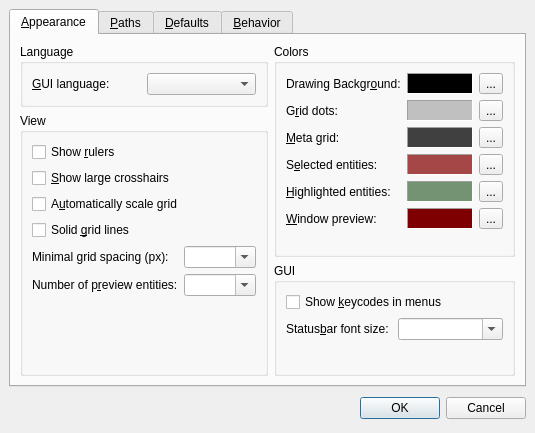
<ui version="4.0" >
 <class>QG_DlgOptionsGeneral</class>
 <widget class="QDialog" name="QG_DlgOptionsGeneral" >
  <property name="geometry" >
   <rect>
    <x>0</x>
    <y>0</y>
    <width>525</width>
    <height>433</height>
   </rect>
  </property>
  <property name="windowTitle" >
   <string>Application Preferences</string>
  </property>
  <layout class="QVBoxLayout" >
   <property name="spacing" >
    <number>6</number>
   </property>
   <property name="leftMargin" >
    <number>9</number>
   </property>
   <property name="topMargin" >
    <number>9</number>
   </property>
   <property name="rightMargin" >
    <number>9</number>
   </property>
   <property name="bottomMargin" >
    <number>9</number>
   </property>
   <item>
    <widget class="QTabWidget" name="tabWidget" >
     <property name="currentIndex" >
      <number>0</number>
     </property>
     <widget class="QWidget" name="tab" >
      <attribute name="title" >
       <string>&amp;Appearance</string>
      </attribute>
      <layout class="QHBoxLayout" >
       <item>
        <layout class="QVBoxLayout" >
         <item>
          <widget class="QGroupBox" name="gbLanguage" >
           <property name="title" >
            <string>Language</string>
           </property>
           <layout class="QHBoxLayout" >
            <item>
             <widget class="QLabel" name="lLanguage" >
              <property name="text" >
               <string>&amp;GUI language:</string>
              </property>
              <property name="buddy" >
               <cstring>cbLanguage</cstring>
              </property>
             </widget>
            </item>
            <item>
             <widget class="QComboBox" name="cbLanguage" />
            </item>
           </layout>
          </widget>
         </item>
         <item>
          <widget class="QGroupBox" name="gbGraphicView" >
           <property name="title" >
            <string>View</string>
           </property>
           <layout class="QVBoxLayout" >
            <property name="spacing" >
             <number>6</number>
            </property>
            <property name="leftMargin" >
             <number>9</number>
            </property>
            <property name="topMargin" >
             <number>9</number>
            </property>
            <property name="rightMargin" >
             <number>9</number>
            </property>
            <property name="bottomMargin" >
             <number>9</number>
            </property>
            <item>
             <widget class="QCheckBox" name="cbShowRulers" >
              <property name="text" >
               <string>Show &amp;rulers</string>
              </property>
             </widget>
            </item>
            <item>
             <widget class="QCheckBox" name="cbShowCrosshairs" >
              <property name="text" >
               <string>&amp;Show large crosshairs</string>
              </property>
             </widget>
            </item>
            <item>
             <widget class="QCheckBox" name="cbScaleGrid" >
              <property name="text" >
               <string>A&amp;utomatically scale grid</string>
              </property>
             </widget>
            </item>
            <item>
             <widget class="QCheckBox" name="cbSolidGridLines" >
              <property name="text" >
               <string>Solid &amp;grid lines</string>
              </property>
             </widget>
            </item>
            <item>
             <layout class="QGridLayout" >
              <property name="leftMargin" >
               <number>0</number>
              </property>
              <property name="topMargin" >
               <number>0</number>
              </property>
              <property name="rightMargin" >
               <number>0</number>
              </property>
              <property name="bottomMargin" >
               <number>0</number>
              </property>
              <property name="horizontalSpacing" >
               <number>6</number>
              </property>
              <property name="verticalSpacing" >
               <number>6</number>
              </property>
              <item row="0" column="1" >
               <widget class="QComboBox" name="cbMinGridSpacing" >
                <property name="editable" >
                 <bool>true</bool>
                </property>
               </widget>
              </item>
              <item row="1" column="0" >
               <widget class="QLabel" name="lMaxPreview" >
                <property name="text" >
                 <string>Number of p&amp;review entities:</string>
                </property>
                <property name="buddy" >
                 <cstring>cbMaxPreview</cstring>
                </property>
               </widget>
              </item>
              <item row="0" column="0" >
               <widget class="QLabel" name="lMinGridSpacing" >
                <property name="text" >
                 <string>Minimal grid spacing (px):</string>
                </property>
                <property name="buddy" >
                 <cstring>cbMinGridSpacing</cstring>
                </property>
               </widget>
              </item>
              <item row="1" column="1" >
               <widget class="QComboBox" name="cbMaxPreview" >
                <property name="editable" >
                 <bool>true</bool>
                </property>
               </widget>
              </item>
             </layout>
            </item>
            <item>
             <spacer>
              <property name="orientation" >
               <enum>Qt::Vertical</enum>
              </property>
              <property name="sizeHint" >
               <size>
                <width>20</width>
                <height>21</height>
               </size>
              </property>
             </spacer>
            </item>
           </layout>
          </widget>
         </item>
        </layout>
       </item>
       <item>
        <layout class="QVBoxLayout" >
         <item>
          <widget class="QGroupBox" name="gbColors" >
           <property name="title" >
            <string>Colors</string>
           </property>
           <layout class="QVBoxLayout" >
            <item>
             <layout class="QGridLayout" >
              <item row="0" column="0" >
               <widget class="QLabel" name="lBackgroundColor" >
                <property name="text" >
                 <string>Drawing Backgr&amp;ound:</string>
                </property>
                <property name="buddy" >
                 <cstring>tbBackgroundColor</cstring>
                </property>
               </widget>
              </item>
              <item row="0" column="1" >
               <widget class="QLabel" name="lBackgroundColorPreview" >
                <property name="palette" >
                 <palette>
                  <active>
                   <colorrole role="Base" >
                    <brush brushstyle="SolidPattern" >
                     <color alpha="255" >
                      <red>255</red>
                      <green>255</green>
                      <blue>255</blue>
                     </color>
                    </brush>
                   </colorrole>
                   <colorrole role="Window" >
                    <brush brushstyle="SolidPattern" >
                     <color alpha="255" >
                      <red>0</red>
                      <green>0</green>
                      <blue>0</blue>
                     </color>
                    </brush>
                   </colorrole>
                  </active>
                  <inactive>
                   <colorrole role="Base" >
                    <brush brushstyle="SolidPattern" >
                     <color alpha="255" >
                      <red>255</red>
                      <green>255</green>
                      <blue>255</blue>
                     </color>
                    </brush>
                   </colorrole>
                   <colorrole role="Window" >
                    <brush brushstyle="SolidPattern" >
                     <color alpha="255" >
                      <red>0</red>
                      <green>0</green>
                      <blue>0</blue>
                     </color>
                    </brush>
                   </colorrole>
                  </inactive>
                  <disabled>
                   <colorrole role="Base" >
                    <brush brushstyle="SolidPattern" >
                     <color alpha="255" >
                      <red>0</red>
                      <green>0</green>
                      <blue>0</blue>
                     </color>
                    </brush>
                   </colorrole>
                   <colorrole role="Window" >
                    <brush brushstyle="SolidPattern" >
                     <color alpha="255" >
                      <red>0</red>
                      <green>0</green>
                      <blue>0</blue>
                     </color>
                    </brush>
                   </colorrole>
                  </disabled>
                 </palette>
                </property>
                <property name="mouseTracking" >
                 <bool>true</bool>
                </property>
                <property name="autoFillBackground" >
                 <bool>true</bool>
                </property>
                <property name="frameShape" >
                 <enum>QFrame::Panel</enum>
                </property>
                <property name="frameShadow" >
                 <enum>QFrame::Sunken</enum>
                </property>
               </widget>
              </item>
              <item row="0" column="2" >
               <widget class="QToolButton" name="tbBackgroundColor" >
                <property name="toolTip" >
                 <string>Open color dialog</string>
                </property>
                <property name="text" >
                 <string>...</string>
                </property>
               </widget>
              </item>
              <item row="1" column="0" >
               <widget class="QLabel" name="lGridColor" >
                <property name="text" >
                 <string>G&amp;rid dots:</string>
                </property>
                <property name="buddy" >
                 <cstring>tbGridColor</cstring>
                </property>
               </widget>
              </item>
              <item row="1" column="1" >
               <widget class="QLabel" name="lGridColorPreview" >
                <property name="palette" >
                 <palette>
                  <active>
                   <colorrole role="Base" >
                    <brush brushstyle="SolidPattern" >
                     <color alpha="255" >
                      <red>255</red>
                      <green>255</green>
                      <blue>255</blue>
                     </color>
                    </brush>
                   </colorrole>
                   <colorrole role="Window" >
                    <brush brushstyle="SolidPattern" >
                     <color alpha="255" >
                      <red>192</red>
                      <green>192</green>
                      <blue>192</blue>
                     </color>
                    </brush>
                   </colorrole>
                  </active>
                  <inactive>
                   <colorrole role="Base" >
                    <brush brushstyle="SolidPattern" >
                     <color alpha="255" >
                      <red>255</red>
                      <green>255</green>
                      <blue>255</blue>
                     </color>
                    </brush>
                   </colorrole>
                   <colorrole role="Window" >
                    <brush brushstyle="SolidPattern" >
                     <color alpha="255" >
                      <red>192</red>
                      <green>192</green>
                      <blue>192</blue>
                     </color>
                    </brush>
                   </colorrole>
                  </inactive>
                  <disabled>
                   <colorrole role="Base" >
                    <brush brushstyle="SolidPattern" >
                     <color alpha="255" >
                      <red>192</red>
                      <green>192</green>
                      <blue>192</blue>
                     </color>
                    </brush>
                   </colorrole>
                   <colorrole role="Window" >
                    <brush brushstyle="SolidPattern" >
                     <color alpha="255" >
                      <red>192</red>
                      <green>192</green>
                      <blue>192</blue>
                     </color>
                    </brush>
                   </colorrole>
                  </disabled>
                 </palette>
                </property>
                <property name="autoFillBackground" >
                 <bool>true</bool>
                </property>
                <property name="frameShape" >
                 <enum>QFrame::Panel</enum>
                </property>
                <property name="frameShadow" >
                 <enum>QFrame::Sunken</enum>
                </property>
               </widget>
              </item>
              <item row="1" column="2" >
               <widget class="QToolButton" name="tbGridColor" >
                <property name="toolTip" >
                 <string>Open color dialog</string>
                </property>
                <property name="text" >
                 <string>...</string>
                </property>
               </widget>
              </item>
              <item row="2" column="0" >
               <widget class="QLabel" name="lMetaGridColor" >
                <property name="text" >
                 <string>&amp;Meta grid:</string>
                </property>
                <property name="buddy" >
                 <cstring>tbMetaGridColor</cstring>
                </property>
               </widget>
              </item>
              <item row="2" column="1" >
               <widget class="QLabel" name="lMetaGridColorPreview" >
                <property name="palette" >
                 <palette>
                  <active>
                   <colorrole role="Base" >
                    <brush brushstyle="SolidPattern" >
                     <color alpha="255" >
                      <red>255</red>
                      <green>255</green>
                      <blue>255</blue>
                     </color>
                    </brush>
                   </colorrole>
                   <colorrole role="Window" >
                    <brush brushstyle="SolidPattern" >
                     <color alpha="255" >
                      <red>64</red>
                      <green>64</green>
                      <blue>64</blue>
                     </color>
                    </brush>
                   </colorrole>
                  </active>
                  <inactive>
                   <colorrole role="Base" >
                    <brush brushstyle="SolidPattern" >
                     <color alpha="255" >
                      <red>255</red>
                      <green>255</green>
                      <blue>255</blue>
                     </color>
                    </brush>
                   </colorrole>
                   <colorrole role="Window" >
                    <brush brushstyle="SolidPattern" >
                     <color alpha="255" >
                      <red>64</red>
                      <green>64</green>
                      <blue>64</blue>
                     </color>
                    </brush>
                   </colorrole>
                  </inactive>
                  <disabled>
                   <colorrole role="Base" >
                    <brush brushstyle="SolidPattern" >
                     <color alpha="255" >
                      <red>64</red>
                      <green>64</green>
                      <blue>64</blue>
                     </color>
                    </brush>
                   </colorrole>
                   <colorrole role="Window" >
                    <brush brushstyle="SolidPattern" >
                     <color alpha="255" >
                      <red>64</red>
                      <green>64</green>
                      <blue>64</blue>
                     </color>
                    </brush>
                   </colorrole>
                  </disabled>
                 </palette>
                </property>
                <property name="autoFillBackground" >
                 <bool>true</bool>
                </property>
                <property name="frameShape" >
                 <enum>QFrame::Panel</enum>
                </property>
                <property name="frameShadow" >
                 <enum>QFrame::Sunken</enum>
                </property>
               </widget>
              </item>
              <item row="2" column="2" >
               <widget class="QToolButton" name="tbMetaGridColor" >
                <property name="toolTip" >
                 <string>Open color dialog</string>
                </property>
                <property name="text" >
                 <string>...</string>
                </property>
               </widget>
              </item>
              <item row="3" column="0" >
               <widget class="QLabel" name="lSelectedColor" >
                <property name="text" >
                 <string>S&amp;elected entities:</string>
                </property>
                <property name="buddy" >
                 <cstring>tbSelectedColor</cstring>
                </property>
               </widget>
              </item>
              <item row="3" column="1" >
               <widget class="QLabel" name="lSelectedColorPreview" >
                <property name="palette" >
                 <palette>
                  <active>
                   <colorrole role="Base" >
                    <brush brushstyle="SolidPattern" >
                     <color alpha="255" >
                      <red>255</red>
                      <green>255</green>
                      <blue>255</blue>
                     </color>
                    </brush>
                   </colorrole>
                   <colorrole role="Window" >
                    <brush brushstyle="SolidPattern" >
                     <color alpha="255" >
                      <red>165</red>
                      <green>71</green>
                      <blue>71</blue>
                     </color>
                    </brush>
                   </colorrole>
                  </active>
                  <inactive>
                   <colorrole role="Base" >
                    <brush brushstyle="SolidPattern" >
                     <color alpha="255" >
                      <red>255</red>
                      <green>255</green>
                      <blue>255</blue>
                     </color>
                    </brush>
                   </colorrole>
                   <colorrole role="Window" >
                    <brush brushstyle="SolidPattern" >
                     <color alpha="255" >
                      <red>165</red>
                      <green>71</green>
                      <blue>71</blue>
                     </color>
                    </brush>
                   </colorrole>
                  </inactive>
                  <disabled>
                   <colorrole role="Base" >
                    <brush brushstyle="SolidPattern" >
                     <color alpha="255" >
                      <red>165</red>
                      <green>71</green>
                      <blue>71</blue>
                     </color>
                    </brush>
                   </colorrole>
                   <colorrole role="Window" >
                    <brush brushstyle="SolidPattern" >
                     <color alpha="255" >
                      <red>165</red>
                      <green>71</green>
                      <blue>71</blue>
                     </color>
                    </brush>
                   </colorrole>
                  </disabled>
                 </palette>
                </property>
                <property name="autoFillBackground" >
                 <bool>true</bool>
                </property>
                <property name="frameShape" >
                 <enum>QFrame::Panel</enum>
                </property>
                <property name="frameShadow" >
                 <enum>QFrame::Sunken</enum>
                </property>
               </widget>
              </item>
              <item row="3" column="2" >
               <widget class="QToolButton" name="tbSelectedColor" >
                <property name="toolTip" >
                 <string>Open color dialog</string>
                </property>
                <property name="text" >
                 <string>...</string>
                </property>
               </widget>
              </item>
              <item row="4" column="0" >
               <widget class="QLabel" name="lHighlightedColor" >
                <property name="text" >
                 <string>&amp;Highlighted entities:</string>
                </property>
                <property name="buddy" >
                 <cstring>tbHighlightedColor</cstring>
                </property>
               </widget>
              </item>
              <item row="4" column="1" >
               <widget class="QLabel" name="lHighlightedColorPreview" >
                <property name="palette" >
                 <palette>
                  <active>
                   <colorrole role="Base" >
                    <brush brushstyle="SolidPattern" >
                     <color alpha="255" >
                      <red>255</red>
                      <green>255</green>
                      <blue>255</blue>
                     </color>
                    </brush>
                   </colorrole>
                   <colorrole role="Window" >
                    <brush brushstyle="SolidPattern" >
                     <color alpha="255" >
                      <red>115</red>
                      <green>147</green>
                      <blue>115</blue>
                     </color>
                    </brush>
                   </colorrole>
                  </active>
                  <inactive>
                   <colorrole role="Base" >
                    <brush brushstyle="SolidPattern" >
                     <color alpha="255" >
                      <red>255</red>
                      <green>255</green>
                      <blue>255</blue>
                     </color>
                    </brush>
                   </colorrole>
                   <colorrole role="Window" >
                    <brush brushstyle="SolidPattern" >
                     <color alpha="255" >
                      <red>115</red>
                      <green>147</green>
                      <blue>115</blue>
                     </color>
                    </brush>
                   </colorrole>
                  </inactive>
                  <disabled>
                   <colorrole role="Base" >
                    <brush brushstyle="SolidPattern" >
                     <color alpha="255" >
                      <red>115</red>
                      <green>147</green>
                      <blue>115</blue>
                     </color>
                    </brush>
                   </colorrole>
                   <colorrole role="Window" >
                    <brush brushstyle="SolidPattern" >
                     <color alpha="255" >
                      <red>115</red>
                      <green>147</green>
                      <blue>115</blue>
                     </color>
                    </brush>
                   </colorrole>
                  </disabled>
                 </palette>
                </property>
                <property name="autoFillBackground" >
                 <bool>true</bool>
                </property>
                <property name="frameShape" >
                 <enum>QFrame::Panel</enum>
                </property>
                <property name="frameShadow" >
                 <enum>QFrame::Sunken</enum>
                </property>
               </widget>
              </item>
              <item row="4" column="2" >
               <widget class="QToolButton" name="tbHighlightedColor" >
                <property name="toolTip" >
                 <string>Open color dialog</string>
                </property>
                <property name="text" >
                 <string>...</string>
                </property>
               </widget>
              </item>
              <item row="5" column="0" >
               <widget class="QLabel" name="lPreviewColor" >
                <property name="text" >
                 <string>&amp;Window preview:</string>
                </property>
                <property name="buddy" >
                 <cstring>tbPreviewColor</cstring>
                </property>
               </widget>
              </item>
              <item row="5" column="1" >
               <widget class="QLabel" name="lPreviewColorPreview" >
                <property name="palette" >
                 <palette>
                  <active>
                   <colorrole role="Base" >
                    <brush brushstyle="SolidPattern" >
                     <color alpha="255" >
                      <red>255</red>
                      <green>255</green>
                      <blue>255</blue>
                     </color>
                    </brush>
                   </colorrole>
                   <colorrole role="Window" >
                    <brush brushstyle="SolidPattern" >
                     <color alpha="255" >
                      <red>127</red>
                      <green>0</green>
                      <blue>0</blue>
                     </color>
                    </brush>
                   </colorrole>
                  </active>
                  <inactive>
                   <colorrole role="Base" >
                    <brush brushstyle="SolidPattern" >
                     <color alpha="255" >
                      <red>255</red>
                      <green>255</green>
                      <blue>255</blue>
                     </color>
                    </brush>
                   </colorrole>
                   <colorrole role="Window" >
                    <brush brushstyle="SolidPattern" >
                     <color alpha="255" >
                      <red>127</red>
                      <green>0</green>
                      <blue>0</blue>
                     </color>
                    </brush>
                   </colorrole>
                  </inactive>
                  <disabled>
                   <colorrole role="Base" >
                    <brush brushstyle="SolidPattern" >
                     <color alpha="255" >
                      <red>127</red>
                      <green>0</green>
                      <blue>0</blue>
                     </color>
                    </brush>
                   </colorrole>
                   <colorrole role="Window" >
                    <brush brushstyle="SolidPattern" >
                     <color alpha="255" >
                      <red>127</red>
                      <green>0</green>
                      <blue>0</blue>
                     </color>
                    </brush>
                   </colorrole>
                  </disabled>
                 </palette>
                </property>
                <property name="autoFillBackground" >
                 <bool>true</bool>
                </property>
                <property name="frameShape" >
                 <enum>QFrame::Panel</enum>
                </property>
                <property name="frameShadow" >
                 <enum>QFrame::Sunken</enum>
                </property>
               </widget>
              </item>
              <item row="5" column="2" >
               <widget class="QToolButton" name="tbPreviewColor" >
                <property name="toolTip" >
                 <string>Open color dialog</string>
                </property>
                <property name="text" >
                 <string>...</string>
                </property>
               </widget>
              </item>
             </layout>
            </item>
            <item>
             <spacer>
              <property name="orientation" >
               <enum>Qt::Vertical</enum>
              </property>
              <property name="sizeHint" >
               <size>
                <width>209</width>
                <height>16</height>
               </size>
              </property>
             </spacer>
            </item>
           </layout>
          </widget>
         </item>
         <item>
          <widget class="QGroupBox" name="groupBox" >
           <property name="title" >
            <string>GUI</string>
           </property>
           <layout class="QVBoxLayout" >
            <item>
             <widget class="QCheckBox" name="cbShowKeycodes" >
              <property name="text" >
               <string>Show &amp;keycodes in menus</string>
              </property>
             </widget>
            </item>
            <item>
             <layout class="QHBoxLayout" >
              <property name="spacing" >
               <number>6</number>
              </property>
              <property name="leftMargin" >
               <number>0</number>
              </property>
              <property name="topMargin" >
               <number>0</number>
              </property>
              <property name="rightMargin" >
               <number>0</number>
              </property>
              <property name="bottomMargin" >
               <number>0</number>
              </property>
              <item>
               <widget class="QLabel" name="lSizeStatus" >
                <property name="text" >
                 <string>Status&amp;bar font size:</string>
                </property>
                <property name="buddy" >
                 <cstring>cbSizeStatus</cstring>
                </property>
               </widget>
              </item>
              <item>
               <widget class="QComboBox" name="cbSizeStatus" >
                <property name="editable" >
                 <bool>true</bool>
                </property>
               </widget>
              </item>
             </layout>
            </item>
            <item>
             <spacer>
              <property name="orientation" >
               <enum>Qt::Vertical</enum>
              </property>
              <property name="sizeHint" >
               <size>
                <width>209</width>
                <height>16</height>
               </size>
              </property>
             </spacer>
            </item>
           </layout>
          </widget>
         </item>
        </layout>
       </item>
      </layout>
     </widget>
     <widget class="QWidget" name="tab" >
      <attribute name="title" >
       <string>&amp;Paths</string>
      </attribute>
      <layout class="QGridLayout" >
       <property name="leftMargin" >
        <number>8</number>
       </property>
       <property name="topMargin" >
        <number>8</number>
       </property>
       <property name="rightMargin" >
        <number>8</number>
       </property>
       <property name="bottomMargin" >
        <number>8</number>
       </property>
       <property name="horizontalSpacing" >
        <number>6</number>
       </property>
       <property name="verticalSpacing" >
        <number>6</number>
       </property>
       <item row="0" column="2" >
        <widget class="QLineEdit" name="lePathTranslations" />
       </item>
       <item row="1" column="2" >
        <widget class="QLineEdit" name="lePathHatch" />
       </item>
       <item row="2" column="2" >
        <widget class="QLineEdit" name="lePathFonts" />
       </item>
       <item row="3" column="2" >
        <widget class="QLineEdit" name="lePathScripts" />
       </item>
       <item row="4" column="2" >
        <widget class="QLineEdit" name="lePathLibrary" />
       </item>
       <item row="5" column="2" >
        <spacer>
         <property name="orientation" >
          <enum>Qt::Vertical</enum>
         </property>
         <property name="sizeHint" >
          <size>
           <width>20</width>
           <height>40</height>
          </size>
         </property>
        </spacer>
       </item>
       <item row="0" column="0" colspan="2" >
        <widget class="QLabel" name="lPathTranslations" >
         <property name="text" >
          <string>&amp;Translations:</string>
         </property>
         <property name="buddy" >
          <cstring>lePathTranslations</cstring>
         </property>
        </widget>
       </item>
       <item row="5" column="1" >
        <spacer>
         <property name="orientation" >
          <enum>Qt::Vertical</enum>
         </property>
         <property name="sizeHint" >
          <size>
           <width>20</width>
           <height>40</height>
          </size>
         </property>
        </spacer>
       </item>
       <item row="4" column="0" colspan="2" >
        <widget class="QLabel" name="lPathLibrary" >
         <property name="text" >
          <string>&amp;Part libraries:</string>
         </property>
         <property name="buddy" >
          <cstring>lePathLibrary</cstring>
         </property>
        </widget>
       </item>
       <item row="3" column="0" colspan="2" >
        <widget class="QLabel" name="lPathScripts" >
         <property name="text" >
          <string>&amp;Scripts:</string>
         </property>
         <property name="buddy" >
          <cstring>lePathScripts</cstring>
         </property>
        </widget>
       </item>
       <item row="2" column="0" >
        <widget class="QLabel" name="lPathFont" >
         <property name="text" >
          <string>&amp;Fonts:</string>
         </property>
         <property name="buddy" >
          <cstring>lePathFonts</cstring>
         </property>
        </widget>
       </item>
       <item row="1" column="0" colspan="2" >
        <widget class="QLabel" name="lPathHatch" >
         <property name="text" >
          <string>&amp;Hatch patterns:</string>
         </property>
         <property name="buddy" >
          <cstring>lePathHatch</cstring>
         </property>
        </widget>
       </item>
      </layout>
     </widget>
     <widget class="QWidget" name="tab" >
      <attribute name="title" >
       <string>&amp;Defaults</string>
      </attribute>
      <layout class="QVBoxLayout" >
       <property name="spacing" >
        <number>6</number>
       </property>
       <property name="leftMargin" >
        <number>8</number>
       </property>
       <property name="topMargin" >
        <number>8</number>
       </property>
       <property name="rightMargin" >
        <number>8</number>
       </property>
       <property name="bottomMargin" >
        <number>8</number>
       </property>
       <item>
        <layout class="QHBoxLayout" >
         <property name="spacing" >
          <number>6</number>
         </property>
         <property name="leftMargin" >
          <number>0</number>
         </property>
         <property name="topMargin" >
          <number>0</number>
         </property>
         <property name="rightMargin" >
          <number>0</number>
         </property>
         <property name="bottomMargin" >
          <number>0</number>
         </property>
         <item>
          <widget class="QLabel" name="lUnit" >
           <property name="text" >
            <string>&amp;Unit:</string>
           </property>
           <property name="buddy" >
            <cstring>cbUnit</cstring>
           </property>
          </widget>
         </item>
         <item>
          <widget class="QComboBox" name="cbUnit" />
         </item>
         <item>
          <spacer>
           <property name="orientation" >
            <enum>Qt::Horizontal</enum>
           </property>
           <property name="sizeHint" >
            <size>
             <width>40</width>
             <height>20</height>
            </size>
           </property>
          </spacer>
         </item>
        </layout>
       </item>
       <item>
        <spacer>
         <property name="orientation" >
          <enum>Qt::Vertical</enum>
         </property>
         <property name="sizeHint" >
          <size>
           <width>20</width>
           <height>40</height>
          </size>
         </property>
        </spacer>
       </item>
      </layout>
     </widget>
     <widget class="QWidget" name="tab_2" >
      <attribute name="title" >
       <string>&amp;Behavior</string>
      </attribute>
      <layout class="QVBoxLayout" >
       <item>
        <widget class="QGroupBox" name="gbSelection" >
         <property name="title" >
          <string>Selection</string>
         </property>
         <layout class="QVBoxLayout" >
          <item>
           <widget class="QCheckBox" name="cbPersistentSelections" >
            <property name="text" >
             <string>&amp;Persistent selections</string>
            </property>
           </widget>
          </item>
          <item>
           <widget class="QCheckBox" name="cbHighlightOnMouseOver" >
            <property name="text" >
             <string>&amp;Highlight entity under mouse cursor</string>
            </property>
           </widget>
          </item>
         </layout>
        </widget>
       </item>
       <item>
        <spacer>
         <property name="orientation" >
          <enum>Qt::Vertical</enum>
         </property>
         <property name="sizeHint" >
          <size>
           <width>485</width>
           <height>201</height>
          </size>
         </property>
        </spacer>
       </item>
      </layout>
     </widget>
    </widget>
   </item>
   <item>
    <layout class="QHBoxLayout" >
     <property name="spacing" >
      <number>6</number>
     </property>
     <property name="leftMargin" >
      <number>0</number>
     </property>
     <property name="topMargin" >
      <number>0</number>
     </property>
     <property name="rightMargin" >
      <number>0</number>
     </property>
     <property name="bottomMargin" >
      <number>0</number>
     </property>
     <item>
      <spacer>
       <property name="orientation" >
        <enum>Qt::Horizontal</enum>
       </property>
       <property name="sizeHint" >
        <size>
         <width>131</width>
         <height>31</height>
        </size>
       </property>
      </spacer>
     </item>
     <item>
      <widget class="QPushButton" name="okButton" >
       <property name="text" >
        <string>OK</string>
       </property>
      </widget>
     </item>
     <item>
      <widget class="QPushButton" name="cancelButton" >
       <property name="text" >
        <string>Cancel</string>
       </property>
      </widget>
     </item>
    </layout>
   </item>
  </layout>
 </widget>
 <tabstops>
  <tabstop>tabWidget</tabstop>
  <tabstop>cbLanguage</tabstop>
  <tabstop>cbShowRulers</tabstop>
  <tabstop>cbShowCrosshairs</tabstop>
  <tabstop>cbScaleGrid</tabstop>
  <tabstop>cbSolidGridLines</tabstop>
  <tabstop>cbMinGridSpacing</tabstop>
  <tabstop>cbMaxPreview</tabstop>
  <tabstop>tbBackgroundColor</tabstop>
  <tabstop>tbGridColor</tabstop>
  <tabstop>tbMetaGridColor</tabstop>
  <tabstop>tbSelectedColor</tabstop>
  <tabstop>tbHighlightedColor</tabstop>
  <tabstop>tbPreviewColor</tabstop>
  <tabstop>cbShowKeycodes</tabstop>
  <tabstop>cbSizeStatus</tabstop>
  <tabstop>okButton</tabstop>
  <tabstop>cancelButton</tabstop>
  <tabstop>lePathTranslations</tabstop>
  <tabstop>lePathHatch</tabstop>
  <tabstop>lePathFonts</tabstop>
  <tabstop>lePathScripts</tabstop>
  <tabstop>lePathLibrary</tabstop>
  <tabstop>cbUnit</tabstop>
  <tabstop>cbPersistentSelections</tabstop>
  <tabstop>cbHighlightOnMouseOver</tabstop>
 </tabstops>
 <resources/>
 <connections>
  <connection>
   <sender>cancelButton</sender>
   <signal>clicked()</signal>
   <receiver>QG_DlgOptionsGeneral</receiver>
   <slot>reject()</slot>
   <hints>
    <hint type="sourcelabel" >
     <x>514</x>
     <y>419</y>
    </hint>
    <hint type="destinationlabel" >
     <x>179</x>
     <y>282</y>
    </hint>
   </hints>
  </connection>
 </connections>
</ui>
